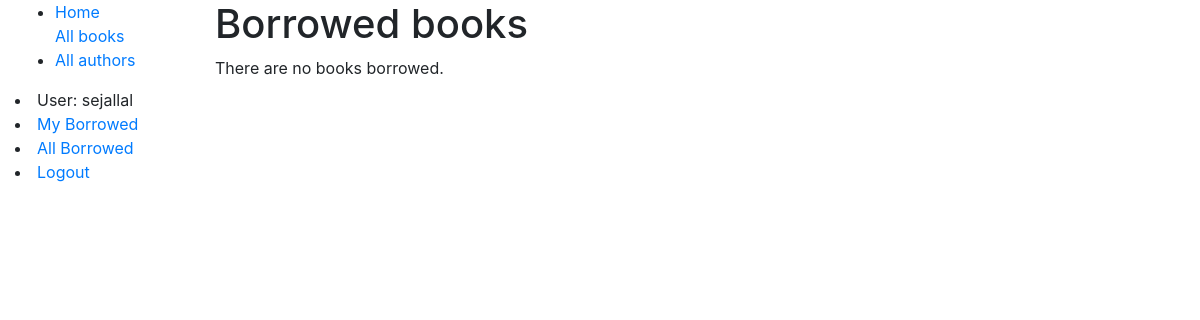
/catalog/borrowed/ (signed in), run on an earlier commit of the app's database.
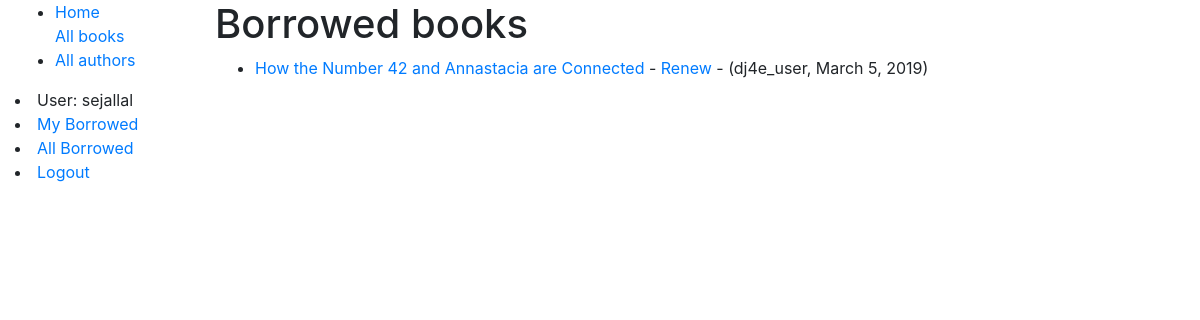
And on a later commit of the database.
### catalog/models.py (models this page shows, shortened)
class BookInstance(models.Model):
    id = models.UUIDField(primary_key=True, default=uuid.uuid4, help_text='Unique ID for this particular book across whole library')
    book = models.ForeignKey('Book', on_delete=models.SET_NULL, null=True)
    imprint = models.CharField(max_length=200)
    due_back = models.DateField(null=True, blank=True)
    borrower = models.ForeignKey(User, on_delete=models.SET_NULL, null=True, blank=True)
    LOAN_STATUS = (
        ('m', 'Maintenance'),
        ('o', 'On loan'),
        ('a', 'Available'),
        ('r', 'Reserved'),
    )
    status = models.CharField(
        max_length=1,
        choices=LOAN_STATUS,
        blank=True,
        default='m',
        help_text='Book availability',
    )
    class Meta:
        ordering = ['due_back']
        permissions = (("can_mark_returned", "Set book as returned"),)
    @property
    def is_overdue(self):
        if self.due_back and date.today() > self.due_back:
            return True
        return False

class Book(models.Model):
    title = models.CharField(max_length=200)
    author = models.ForeignKey('Author', on_delete=models.SET_NULL, null=True)
    summary = models.TextField(max_length=1000, help_text='Enter a brief description of the book')
    isbn = models.CharField('ISBN', max_length=13, help_text='13 Character <a href="https://www.isbn-international.org/content/what-isbn">ISBN number</a>')
    genre = models.ManyToManyField(Genre, help_text='Select a genre for this book')
    def display_genre(self):
        """Create a string for the Genre. This is required to display genre in Admin."""
        return ', '.join(genre.name for genre in self.genre.all()[:3])
    display_genre.short_description = 'Genre'

### catalog/views.py (the view)
# urls.py: path('borrowed/', views.LoanedBooksListView.as_view(), name='all-borrowed'),
class LoanedBooksListView(PermissionRequiredMixin,generic.ListView):
    model = BookInstance
    permission_required = 'catalog.can_mark_returned'
    template_name ='catalog/bookinstance_list_borrowed_all.html'
    paginate_by = 10
    def get_queryset(self):
        return BookInstance.objects.filter(status__exact='o').order_by('due_back')

### catalog/templates/catalog/bookinstance_list_borrowed_all.html
{% extends "base_generic.html" %}
{% block content %}
    <h1>Borrowed books</h1>
    {% if bookinstance_list %}
    <ul>
    {% for bookinst in bookinstance_list %}
    <li class="{% if bookinst.is_overdue %}text-danger{% endif %}">
        <a href="{% url 'book-detail' bookinst.book.pk %}">{{bookinst.book.title}}</a>
        {% if perms.catalog.can_mark_returned %}
         - <a href="{% url 'renew-book-librarian' bookinst.id %}">Renew</a>  -
        {% endif %}
        ({{bookinst.borrower}}, {{ bookinst.due_back }})
    </li>
    {% endfor %}
    </ul>
    {% else %}
    <p>There are no books borrowed.</p>
    {% endif %}
{% endblock %}

What changed in the data, as far as the page shows it:
added BookInstance: book "How the Number 42 and Annastacia are Connected", borrower "dj4e_user", due_back "March 5, 2019"
Also different on the page:
text no longer shown: "There are no books borrowed."
